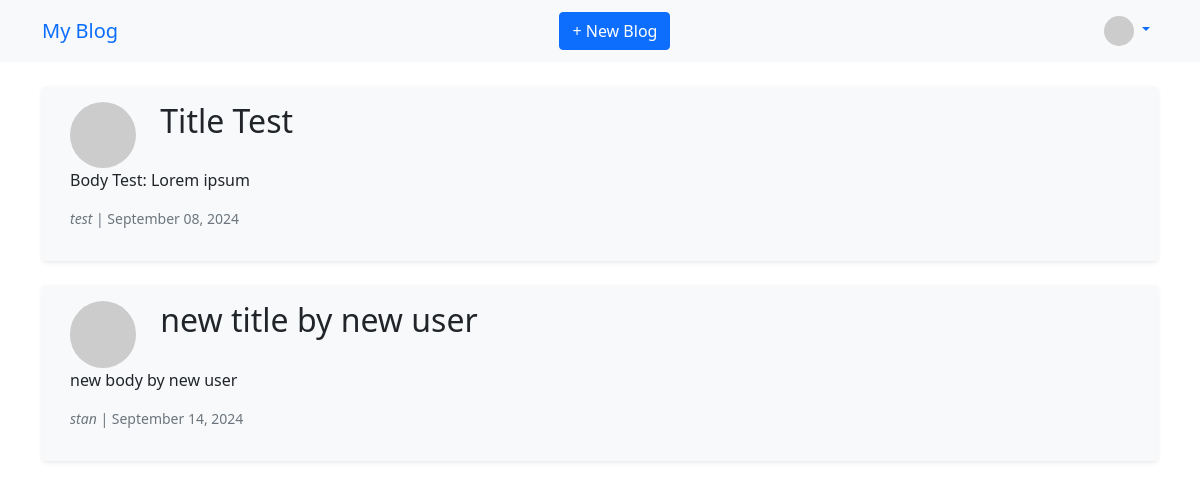
The page /posts (signed in) on the database its author committed.
### app/models.py (models this page shows, shortened)
class Post(db.Model):
    __tablename__ = 'posts'
    id: so.Mapped[int] = so.mapped_column(primary_key=True)
    title: so.Mapped[str] = so.mapped_column(sa.String(255), nullable=False)
    slug: so.Mapped[str] = so.mapped_column(sa.String(255), unique=True, nullable=False)
    body: so.Mapped[str] = so.mapped_column(sa.Text, nullable=False)
    create_at: so.Mapped[datetime] = so.mapped_column(sa.DateTime, default=lambda: datetime.now(timezone.utc))
    update_at: so.Mapped[datetime] = so.mapped_column(sa.DateTime, default=lambda: datetime.now(timezone.utc), onupdate=timezone.utc)
    published_at: so.Mapped[Optional[datetime]] = so.mapped_column(sa.DateTime)
    is_published: so.Mapped[bool] = so.mapped_column(sa.Boolean, default=False)
    author_id: so.Mapped[int] = so.mapped_column(sa.Integer, sa.ForeignKey('users.id'), nullable=False)
    author: so.Mapped['User'] = so.relationship('User', back_populates='posts')
    category_id: so.Mapped[Optional[int]] = so.mapped_column(sa.Integer, sa.ForeignKey('categories.id'))
    tags: so.Mapped[List['Tag']] = so.relationship('Tag', secondary=post_tags, back_populates='posts')

class User(UserMixin, db.Model):
    __tablename__ = 'users'
    id: so.Mapped[int] = so.mapped_column(primary_key=True)
    username: so.Mapped[str] = so.mapped_column(sa.String(64), index=True, unique=True)
    email: so.Mapped[str] = so.mapped_column(sa.String(150), index=True, unique=True)
    password_hash: so.Mapped[str] = so.mapped_column(sa.String(256))
    bio: so.Mapped[Optional[str]] = so.mapped_column(sa.Text)
    roles: so.Mapped[List['Role']] = so.relationship('Role',
                                                     secondary=user_roles,
                                                     back_populates='users')
    posts: so.Mapped[List['Post']] = so.relationship('Post', back_populates='author')
    def avatar(self, size):
        digest = md5(self.email.lower().encode('utf-8')).hexdigest()
        return f"https://www.gravatar.com/avatar/{digest}?d=identicon&s={size}"
    def has_role(self, role_name):
        return any(role.name == role_name for role in self.roles)

### app/routes.py (the view)
@app.route('/posts')
@login_required
def read_all_posts():
    posts = Post.query.all()
    return render_template('posts.html', posts=posts)

### app/models.py (called while the page is built)
@login.user_loader
def load_user(id):
    return db.session.get(User, int(id))

### app/templates/posts.html
{% extends "base.html" %}
{% block content %}
<div class="container mt-4">
    {% for post in posts %}
    <div class="row align-items-start mb-4 p-3 shadow-sm rounded bg-light">
        <div class="col-1 d-flex align-items-center justify-content-center">
            <img src="{{post.author.avatar(64)}}" alt="Author avatar" class="img-fluid rounded-circle">
        </div>
        <div class="col-11">
            <h2 class="mb-2"><a href="{{ url_for('read_post', slug=post.slug) }}"
                    class="text-decoration-none text-dark">{{
                    post.title }}</a></h2>
        </div>
        <div class="text-truncate">
            <p>{{ post.body[:150] }}{% if post.body|length > 150 %}...{% endif %}
            </p>
            <p class="text-muted small"><i>{{ post.author.username }}</i> | <span>{{ post.create_at.strftime('%B %d,
                    %Y') }}</span></p>
        </div>
    </div>
    {% endfor %}
</div>
{% endblock %}

### rows shown on the page
Post: title "Title Test", body "Body Test: Lorem ipsum", author.username "test", create_at "September 08, 2024"
Post: title "new title by new user", body "new body by new user", author.username "stan", create_at "September 14, 2024"
